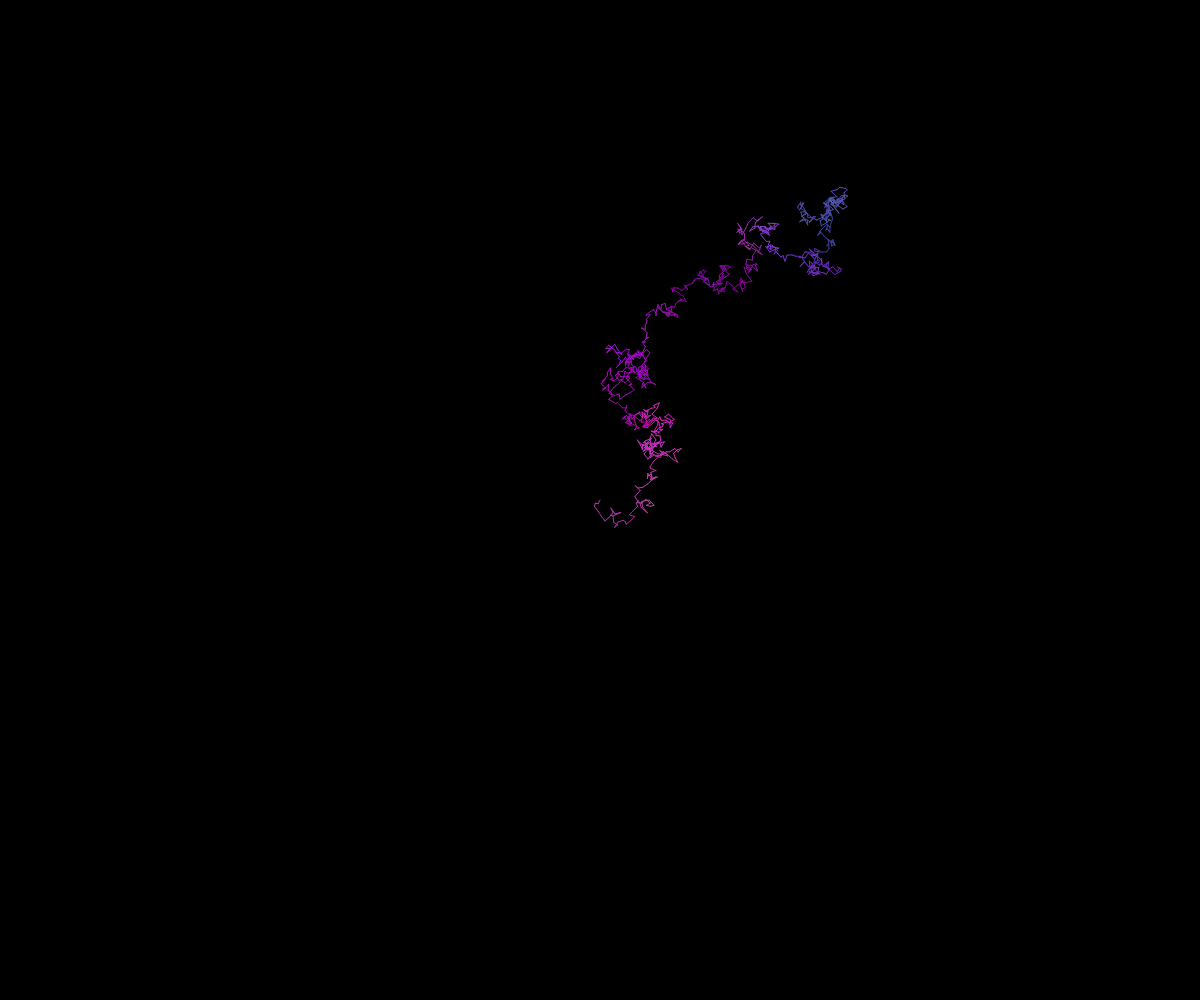
Frame 1 (no input)
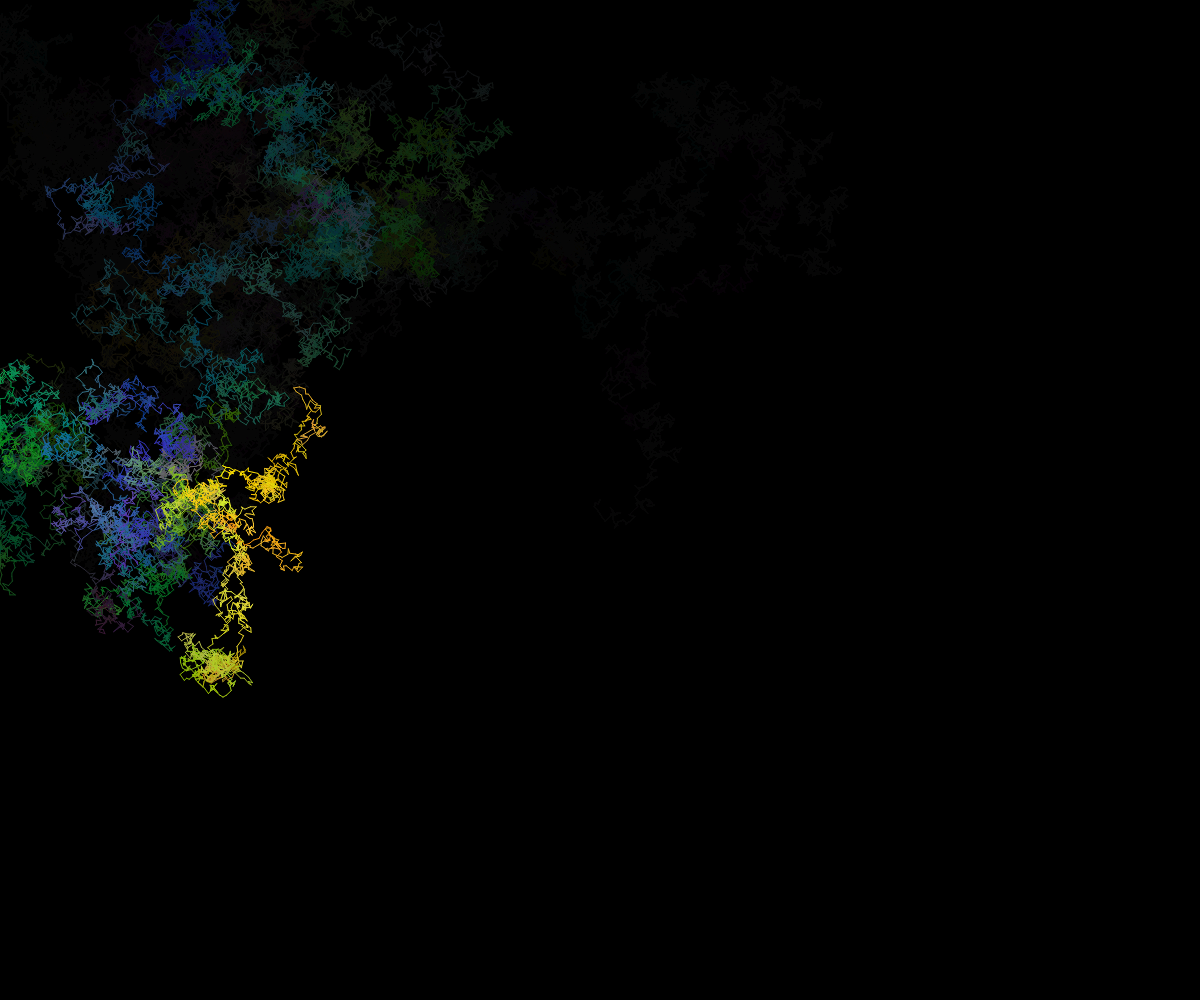
Frame 60 (no input)
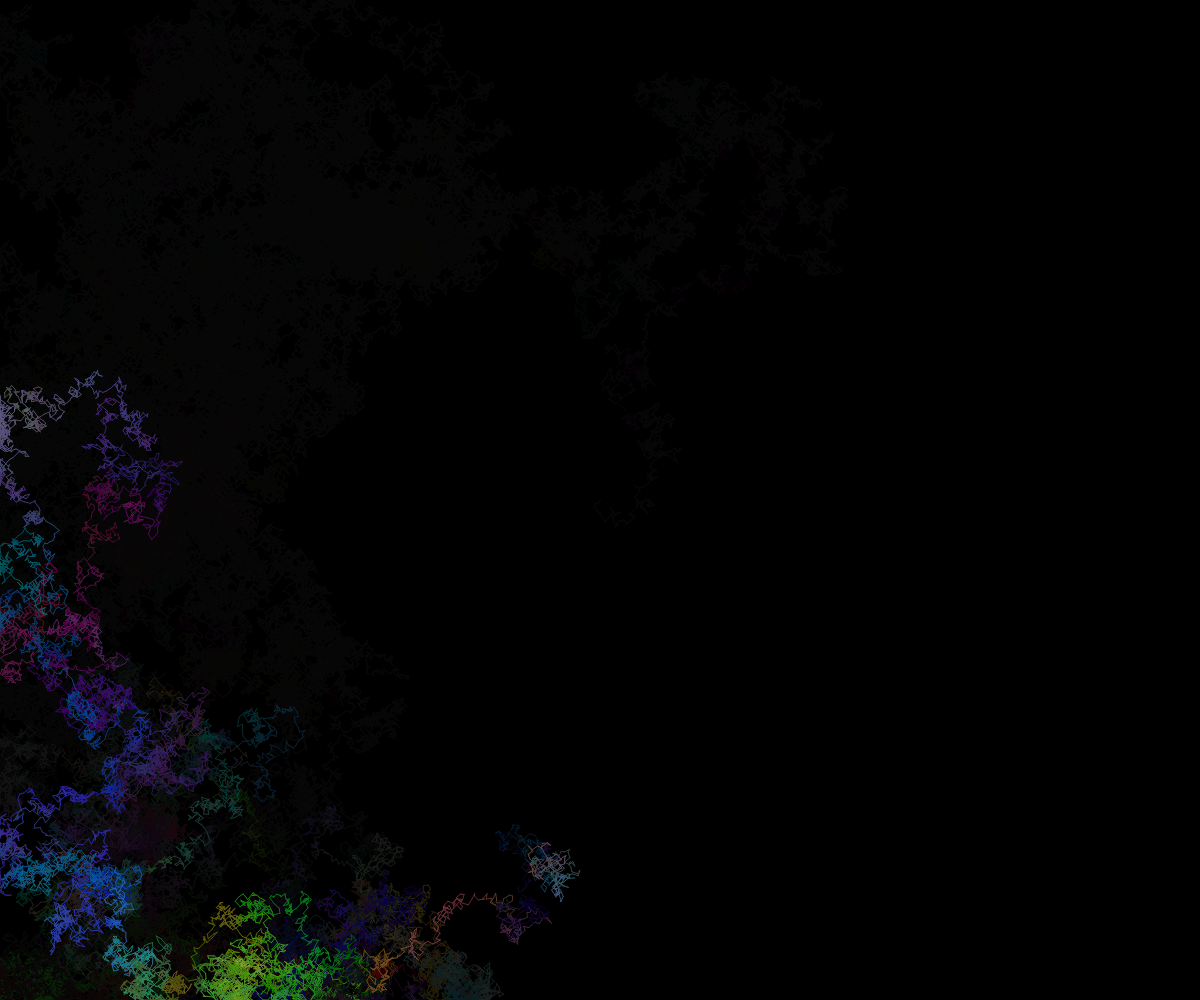
Frame 120 (the mouse pressed at the canvas centre since frame 60)

The p5.js sketch that drew these frames (run headless with seeded random() and noise() and a simulated clock; from frame 60 on, the mouse is pressed at the canvas centre):

// p5.js sketch
// ── sketch.js
/////config/////
const stepSize = 6
const stepsPerFrame = 1000
const colorShift = 5
const speed = 20

////globals////
let x,y
let r,g,b
////sketch////





function setup() {
  createCanvas(windowWidth,windowHeight)
  background(0)
  frameRate(speed)
  x=width/2
  y=height/2

  r=random(255)
  g=random(255)
  b=random(255)
  /// set initital rgb colors
}

// a
function draw() {
  background(0,20);

  for (ii=0; ii< stepsPerFrame; ii++) {
    step()
  }
}

// ask about this function
function step() {
  let newX = random(x-stepSize,x+stepSize)
  let newY = random(y-stepSize,y+stepSize)

  if(newX<0){
    newX=0;
  }
  if(newX>width){
    newX=width;
  }

  if(newY<0){
    newY=0
  }
  if(newY>height){
    newY=height
  }

  let newR = random(r-colorShift, r+colorShift)
  let newG = random(g-colorShift, g+colorShift)
  let newB = random(b-colorShift, b+colorShift)
  
  if(newR<0) {
    newR = 0
  } 

  if(newR > 255) {
    newR = 255
  }


  if(newG<0) {
    newG = 0
  } 

  if(newG > 255) {
    newG = 255
  }

  if(newB<0) {
    newB = 0
  } 

  if(newB > 255) {
    newB = 255
  }

  

  // if()  greater 255 = 255

  stroke(newR,newG,newB)
  line(x,y,newX,newY)
  x=newX
  y=newY
  r = newR
  g = newG
  b=newB
  



  
  
}
